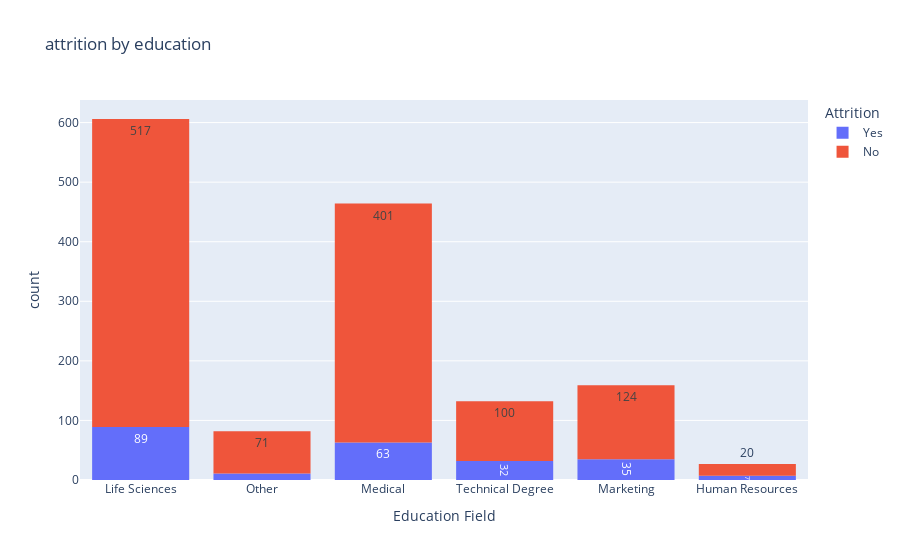

Here is the notebook cell this chart was saved with:
### Markdown cell above
### the most department has attrition is R&D(research and development)
### also the most current employees are in R&D department 
## this could mean that this department has too much emmployees

### Code cell
fig=px.histogram(df,x='Education Field',color='Attrition',title='attrition by education',text_auto=True)
fig.show()

### Figure 1 — Plotly figure (JSON) as saved in the notebook; plotly's stock layout.template omitted (floating-point values rounded to 4 significant figures; data arrays with more than 128 entries replaced by an {"elided": "..."} marker saying what was removed)
{"data": [{"alignmentgroup": "True", "bingroup": "x", "hovertemplate": "Attrition=Yes<br>Education Field=%{x}<br>count=%{y}<extra></extra>", "legendgroup": "Yes", "marker": {"color": "#636efa", "pattern": {"shape": ""}}, "name": "Yes", "offsetgroup": "Yes", "orientation": "v", "showlegend": true, "texttemplate": "%{value}", "type": "histogram", "x": {"elided": "237 str values"}, "xaxis": "x", "yaxis": "y"}, {"alignmentgroup": "True", "bingroup": "x", "hovertemplate": "Attrition=No<br>Education Field=%{x}<br>count=%{y}<extra></extra>", "legendgroup": "No", "marker": {"color": "#EF553B", "pattern": {"shape": ""}}, "name": "No", "offsetgroup": "No", "orientation": "v", "showlegend": true, "texttemplate": "%{value}", "type": "histogram", "x": {"elided": "1233 str values"}, "xaxis": "x", "yaxis": "y"}], "layout": {"barmode": "relative", "legend": {"title": {"text": "Attrition"}, "tracegroupgap": 0}, "title": {"text": "attrition by education"}, "xaxis": {"anchor": "y", "domain": [0, 1], "title": {"text": "Education Field"}}, "yaxis": {"anchor": "x", "domain": [0, 1], "title": {"text": "count"}}}}
